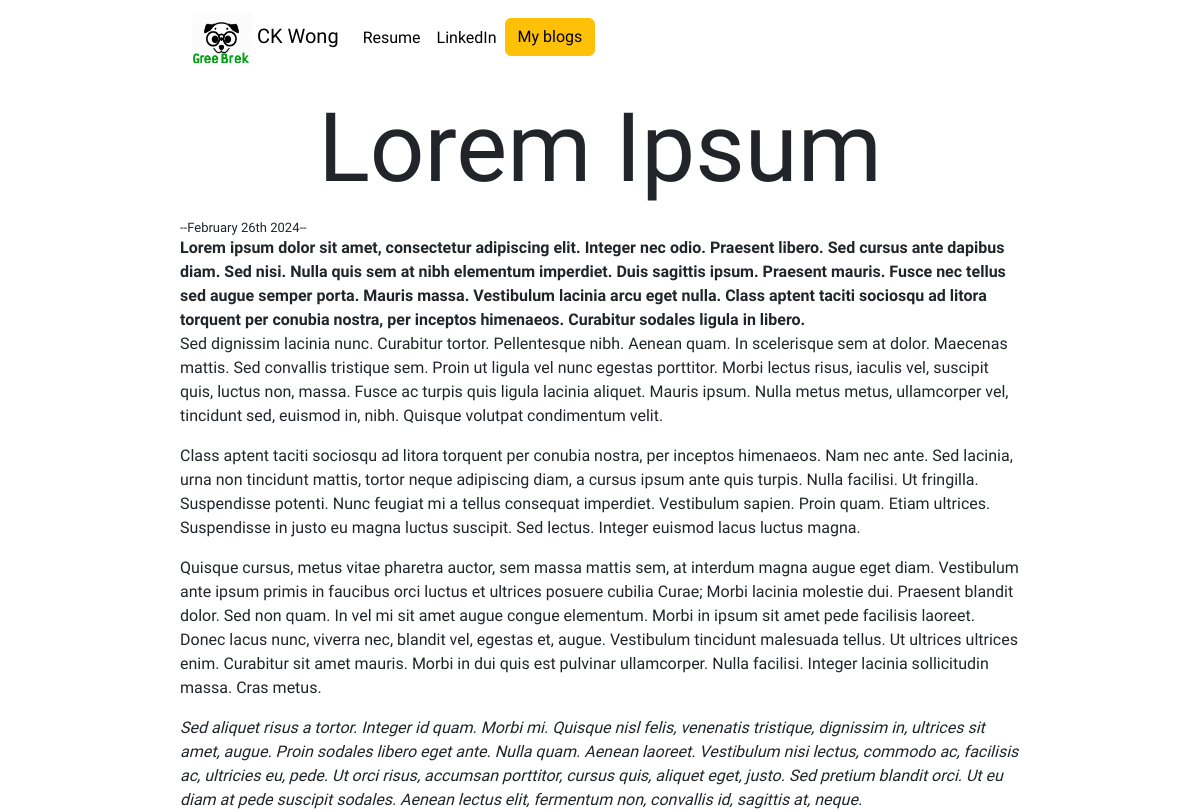
/blog/5/, run on the app's committed database.
### blog/models.py (models this page shows, shortened)
class Blog(models.Model):
    title = models.CharField(max_length=50)
    created_on = models.DateTimeField(default=timezone.now)
    message = models.TextField()

### blog/views.py (the view)
# urls.py: path("<int:blog_id>/", views.detail, name="detail"),
def detail(request, blog_id):
    blog = get_object_or_404(Blog, pk=blog_id)
    return render(request, "blog/detail.html", {"blog": blog})

### blog/templates/blog/detail.html
{% extends 'portfolio/base.html' %}
{% block content %}
<div id="blogtitle">{{ blog.title }}</div>
<h4>--{{ blog.created_on|date:'F jS Y' }}--</h4>
<div id="blogdetail">{{ blog.message|safe }}</div>
{% endblock content %}

### portfolio/static/portfolio/style.css (style rules this page uses)
body { font-family: 'Nunito Sans'; text-align: left; margin-left: 180px; margin-right: 180px; }
h4 { font-size: small; margin-top: 0; margin-bottom: 0; }
#blogtitle { font-size: 6rem; text-align: center; }

### data on the page
Blog: title "Lorem Ipsum", created_on "February 26th 2024", message "Lorem ipsum dolor sit amet, consectetur adipiscing elit. Integer nec odio. Praesent libero. Sed cursus ante dapibus diam. Sed nisi. Nulla quis sem at nibh elementum imperdiet. Duis sagittis ipsum. Praesent mauris. Fusce nec tellus sed augue semper porta. Mauris massa. Vestibulum lacinia arcu eget nulla. Class aptent taciti sociosqu ad litora torquent per conubia nostra, per inceptos himenaeos. Curabitur sodales ligula in libero. Sed dignissim lacinia nunc. Curabitur tortor. Pellentesque nibh. Aenean quam. In scelerisque sem at dolor. Maecenas mattis. Sed convallis tristique sem. Proin ut ligula vel nunc egestas porttitor. Morbi lectus risus, iaculis vel, suscipit quis, luctus non, massa.…"
